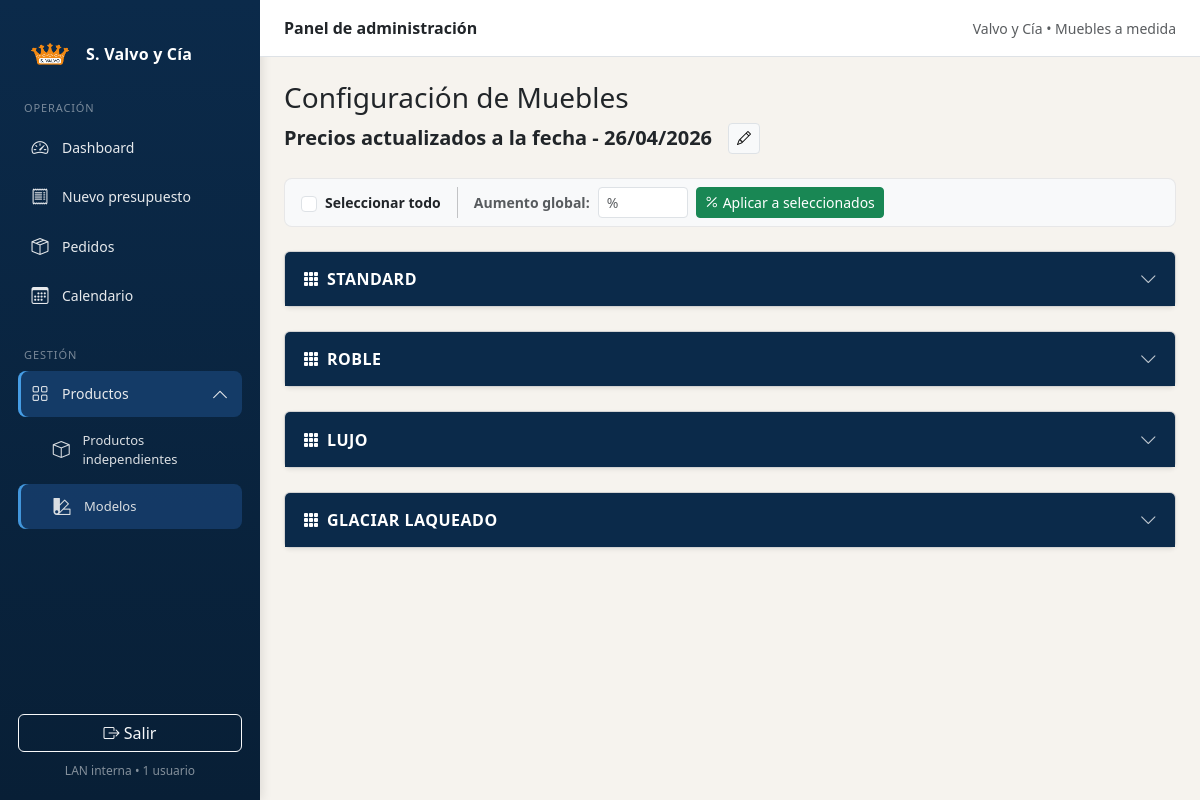
The app's page /configuracion (signed in), older data.
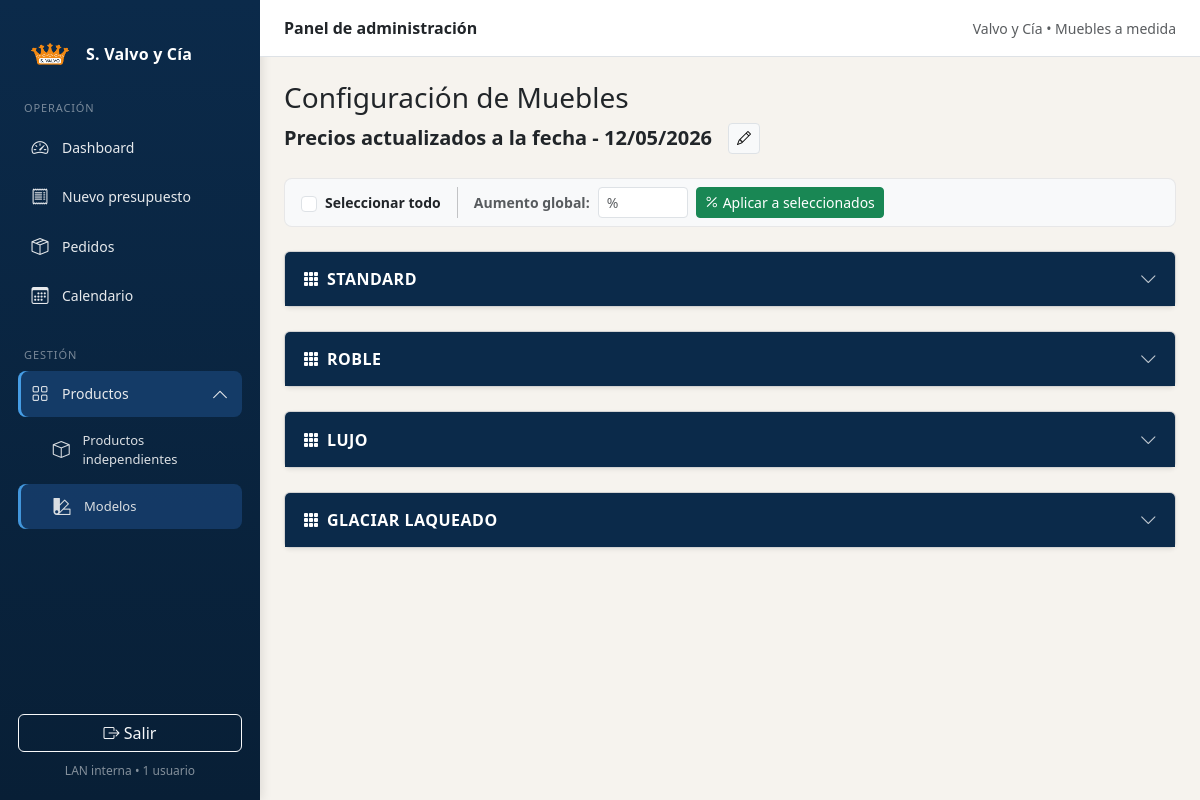
The same page, newer data.
### app/models.py (models this page shows, shortened)
class ConfiguracionGeneral(db.Model):
    id = db.Column(db.Integer, primary_key=True)
    fecha_actualizacion = db.Column(db.Date, nullable=False)

### app/routes.py (the view)
    @app.get("/configuracion")
    @login_required
    def configuracion():
        standard = PrecioMueble.query.filter_by(linea="standard").order_by(PrecioMueble.medida).all()
        roble = PrecioMueble.query.filter_by(linea="roble").order_by(PrecioMueble.medida).all()
        lujo = PrecioMueble.query.filter_by(linea="lujo").order_by(PrecioMueble.medida).all()
        glaciar = PrecioMueble.query.filter_by(linea="glaciar").order_by(PrecioMueble.medida).all()
        adicionales_standard = AdicionalMueble.query.filter_by(linea="standard").all()
        adicionales_roble = AdicionalMueble.query.filter_by(linea="roble").all()
        adicionales_lujo = AdicionalMueble.query.filter_by(linea="lujo").all()
        adicionales_glaciar = AdicionalMueble.query.filter_by(linea="glaciar").all()
        config = ConfiguracionGeneral.query.first()
        return render_template(
            "configuracion.html",
            standard=standard,
            roble=roble,
            lujo=lujo,
            glaciar=glaciar,
            adicionales_standard=adicionales_standard,
            adicionales_roble=adicionales_roble,
            adicionales_lujo=adicionales_lujo,
            adicionales_glaciar=adicionales_glaciar,
            config_fecha = config.fecha_actualizacion if config else None
        )

### app/models.py (called while the page is built)
@login_manager.user_loader
def load_user(user_id):
    return User.query.get(int(user_id))

### app/templates/configuracion.html (shortened to what this page needs)
{% extends "base.html" %}
{% block extra_css %}
<link rel="stylesheet" href="{{ url_for('static', filename='css/configuracion.css') }}">
{% endblock %}
{% block content %}
<h3 class="mb-2">Configuración de Muebles</h3>
<div class="mb-4 d-flex align-items-center gap-3 flex-wrap">
  <div id="fechaDisplay" class="fw-semibold fs-5">
    Precios actualizados a la fecha -
    <span id="fechaTexto">
      {{ config_fecha.strftime("%d/%m/%Y") if config_fecha else "--/--/----" }}
    </span>
  </div>
  <button type="button" id="btnEditarFecha" class="btn btn-sm btn-light border d-flex align-items-center gap-1">
    <i class="bi bi-pencil"></i>
  </button>
</div>
<div class="d-flex align-items-center gap-3 flex-wrap mb-4 px-3 py-2 rounded-3"
     style="background:#f8f9fa;border:1px solid rgba(0,0,0,.07);">
  <div class="d-flex align-items-center gap-2">
    <input type="checkbox" id="selectAllGlobal" class="form-check-input" style="width:16px;height:16px;">
    <label class="form-check-label fw-semibold small" for="selectAllGlobal">Seleccionar todo</label>
  </div>
  <div class="d-flex align-items-center gap-2">
    <label class="form-label small fw-semibold mb-0 text-muted">Aumento global:</label>
    <input type="number" step="0.1" id="porcentajeGlobal" class="form-control form-control-sm"
           placeholder="%" style="width:90px;">
    <button type="button" id="btnAplicarGlobal" class="btn btn-sm btn-success">
      <i class="bi bi-percent me-1"></i>Aplicar a seleccionados
    </button>
  </div>
</div>
<form method="post" action="/configuracion" id="formConfig">
  {% for nombre, data in {
    "STANDARD": (standard, adicionales_standard),
    "ROBLE": (roble, adicionales_roble),
    "LUJO": (lujo, adicionales_lujo),
    "GLACIAR LAQUEADO": (glaciar, adicionales_glaciar)
  }.items() %}
  <div class="card shadow-sm mb-4">
    <div class="cfg-card-header d-flex justify-content-between align-items-center toggle-card">
      <div class="d-flex align-items-center gap-2">
        <i class="bi bi-grid-3x3-gap-fill"></i>
        <strong>{{ nombre }}</strong>
      </div>
      <span class="arrow"><i class="bi bi-chevron-down"></i></span>
    </div>
  </div>
  {% endfor %}
</form>
{% endblock %}

Row changes from the older to the newer data that the page shows:
changed ConfiguracionGeneral: fecha_actualizacion "26/04/2026" → "12/05/2026"
